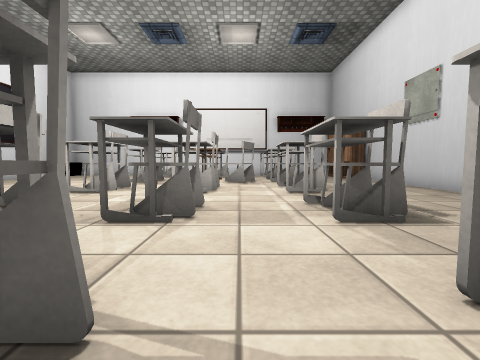
View 1 (above)

16 first-person views from a walk through a Unity game level. The camera is 0.41 m above the floor, tilts 4° down and sees 90° across. The floor is counted in squares, 0.5 m on a side. Each view is taken from the middle of a square. On the plan, view 1 faces up. The plan holds only what a view shows up to about 9 squares ahead; the rest is blank. The player character is not drawn. Some surface patterns are stand-ins.

View 2
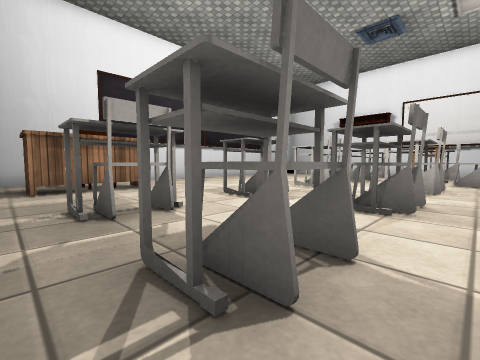

View 3
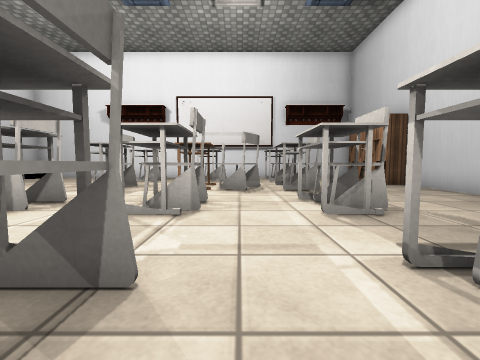

View 4
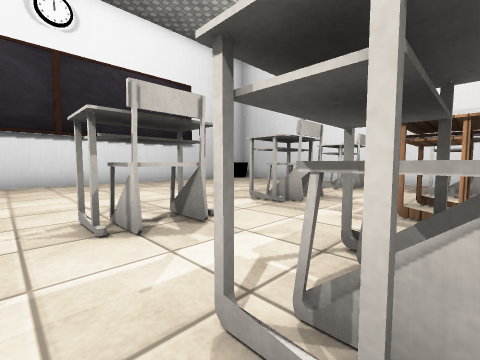

View 5
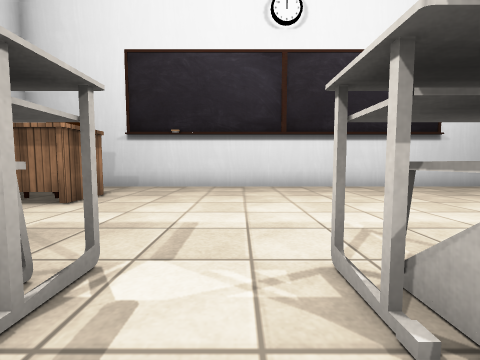

View 6
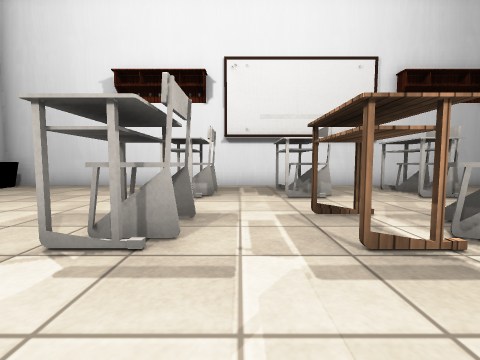

View 7
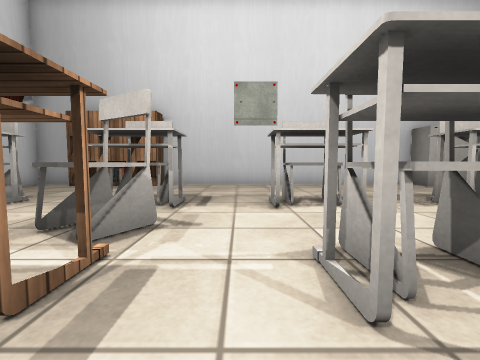

View 8
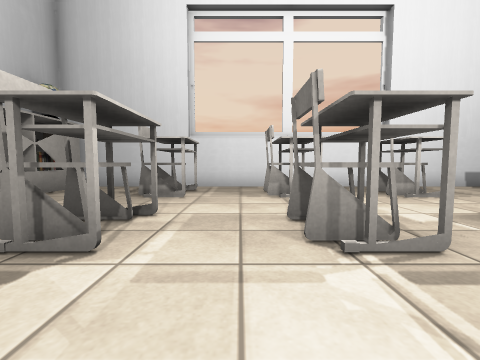

View 9
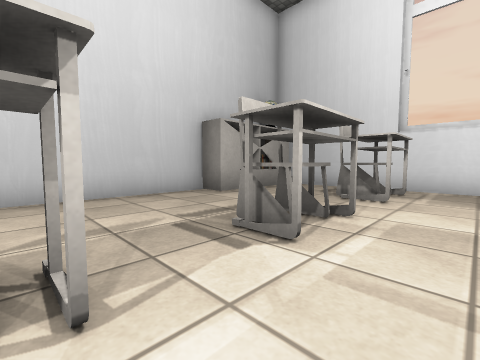

View 10
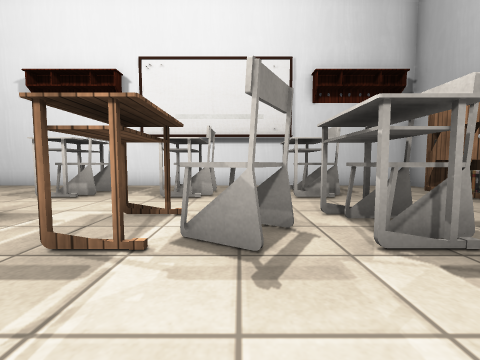

View 11
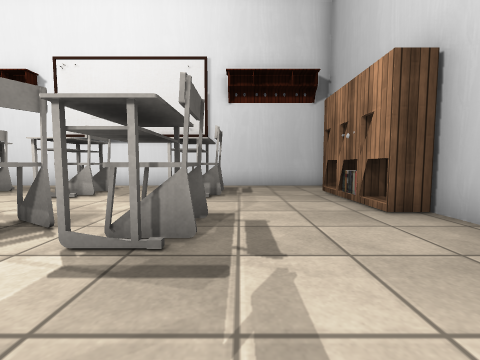

View 12
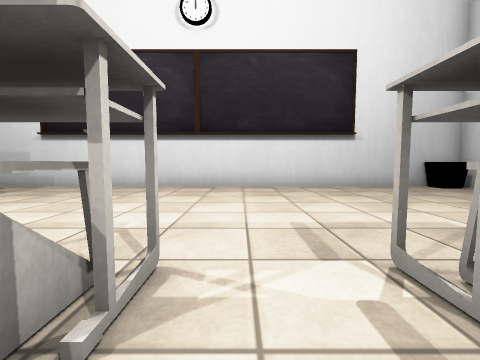

View 13
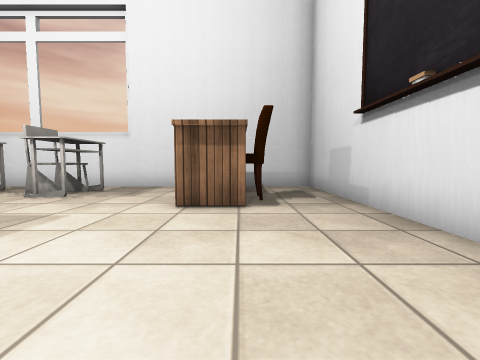

View 14
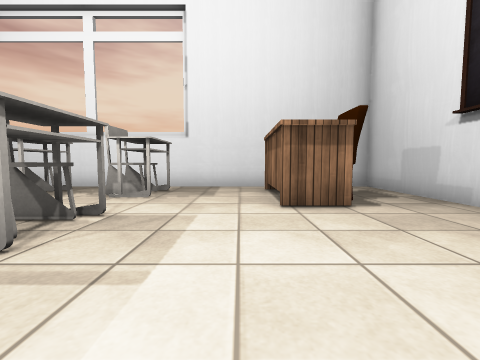

View 15
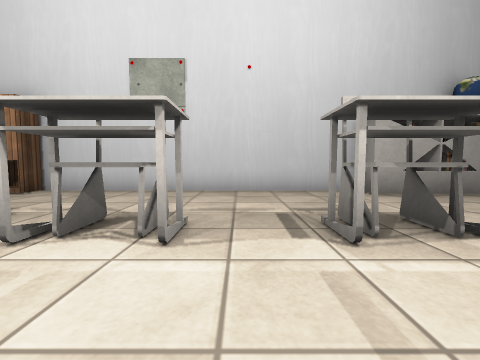

View 16
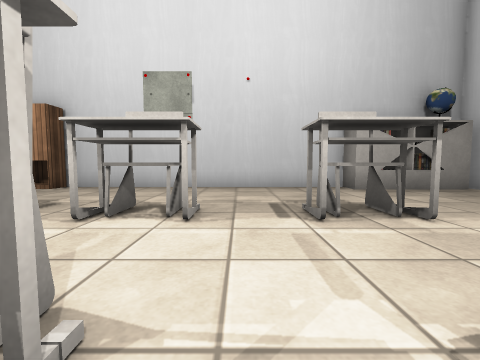

### Floor plan
Key: @ floor where view 1 was taken; # wall or solid block; x gap in a wall; . floor; T thing the floor can be seen under or through; E desk; C chair; S shelf; B books.
Columns run from 12 left of view 1 to 6 right of it. Each row starts with its distance up from view 1.
 17 ###################
 16 ##................#
 15 #......##.##.##...#
 14 #......##.##.##...S
 13 #.................S
 12 #..........E......#
 11 #......##.EE#x#...#
 10 #..........E#.....#
  9 #.................#
  8 #......##.##.TT...#
  7 #......##.##.TT...#
  6 #.................#
  5 #.................#
  4 #......##.##..#...#
  3 #.................#
  2 #..CE............BB
  1 #..CE..##.##.##..BB
  0 #..EE..##.##@##..BB
 -1 #................B#
 -2 ###################

Where each view was taken, in squares from view 1:
view 1: 0 up, 0 right, facing up
view 2: 1 down, 0 right, facing up-left
view 3: 3 up, 0 right, facing up
view 4: 6 up, 1 left, facing up-left
view 5: 6 up, 3 left, facing left
view 6: 8 up, 3 left, facing up
view 7: 9 up, 3 left, facing right
view 8: 7 up, 0 right, facing down
view 9: 7 up, 0 right, facing down-right
view 10: 8 up, 0 right, facing up
view 11: 8 up, 3 right, facing up
view 12: 9 up, 3 left, facing left
view 13: 7 up, 9 left, facing down
view 14: 7 up, 7 left, facing down
view 15: 6 up, 1 left, facing right
view 16: 6 up, 2 left, facing right
